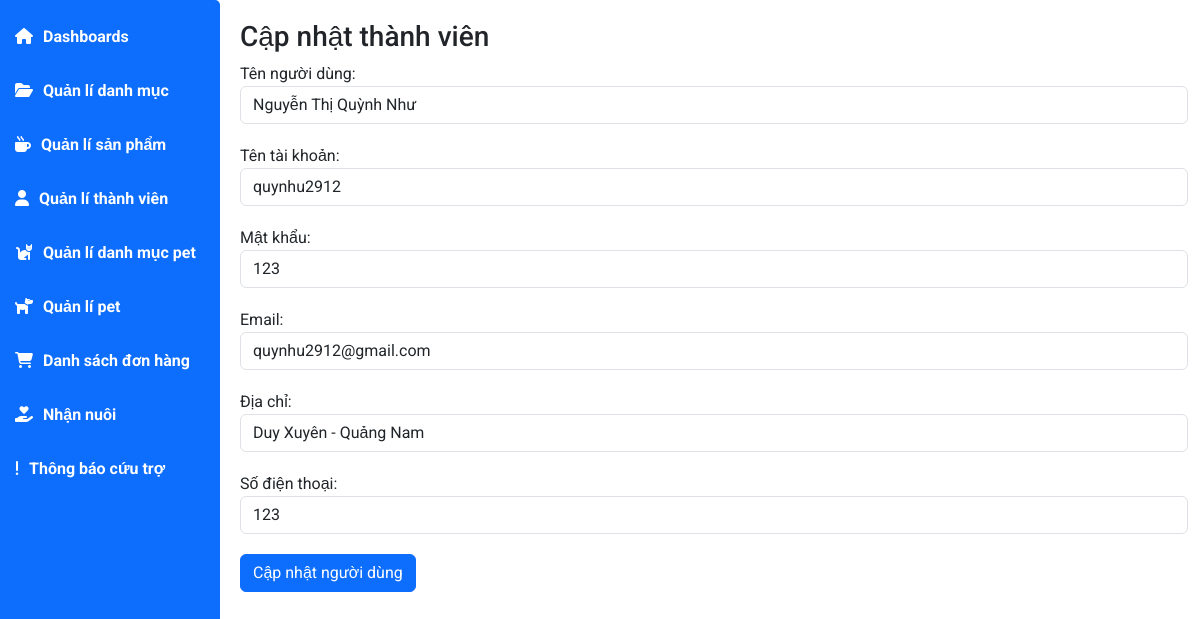
Screenshot of /admin/index.php?act=suauserform&id=3 with the database file from the repository.
### tables this page shows
CREATE TABLE `tbl_user` (
  `idUser` int(11) NOT NULL,
  `tenUser` varchar(255) NOT NULL,
  `accountUser` varchar(255) NOT NULL,
  `passUser` varchar(255) NOT NULL,
  `emailUser` varchar(255) NOT NULL,
  `addressUser` text NOT NULL,
  `telUser` varchar(255) NOT NULL,
  `decen` int(11) NOT NULL
);

### model/pdo.php (called while the page is built, shortened)
<?php
function pdo_get_connection(){
    $dburl = "mysql:host=localhost;dbname=dacs2;charset=utf8";
    $username = 'root';
    $password = '';
    $conn = new PDO($dburl, $username, $password);
    $conn->setAttribute(PDO::ATTR_ERRMODE, PDO::ERRMODE_EXCEPTION);
    return $conn;
}
function pdo_query_one($sql){
    $sql_args = array_slice(func_get_args(), 1);
    try{
        $conn = pdo_get_connection();
        $stmt = $conn->prepare($sql);
        $stmt->execute($sql_args);
        $row = $stmt->fetch(PDO::FETCH_ASSOC);
        return $row;
    }
    catch(PDOException $e){
        throw $e;
    }
    finally{
        unset($conn);
    }
}

### model/taikhoan.php (called while the page is built, shortened)
<?php
function selectUser($iduser){
    $sql="SELECT * FROM tbl_user WHERE idUser='".$iduser."'";
    $sp=pdo_query_one($sql);
    return $sp;
}
?>

### admin/view/taikhoan/userupdate.php (the view, shortened to what this page needs)
<?php
    if(is_array($user)){
        extract($user);
    }
?>
<div class="main-content">
                <h3 class="title-page">
                    Cập nhật thành viên
                </h3>
                <form class="addPro" action="index.php?act=suauser" method="POST" enctype="multipart/form-data">
                    <div class="form-group">
                        <label for="tensp">Tên người dùng:</label>
                        <input type="text" class="form-control" name="tenuser" id="tenuser" value="<?=$tenUser?>">
                    </div>
                    <div class="form-group">
                        <label for="tensp">Tên tài khoản:</label>
                        <input type="text" class="form-control" name="accountuser" id="accountuser" value="<?=$accountUser?>">
                    </div>
                    <div class="form-group">
                        <label for="tensp">Mật khẩu:</label>
                        <input type="text" class="form-control" name="passuser" id="passuser" value="<?=$passUser?>">
                    </div>
                    <div class="form-group">
                        <label for="tensp">Email:</label>
                        <input type="text" class="form-control" name="mailuser" id="mailuser" value="<?=$emailUser?>">
                    </div>
                    <div class="form-group">
                        <label for="tensp">Địa chỉ:</label>
                        <input type="text" class="form-control" name="addressuser" id="addressuser" value="<?=$addressUser?>">
                    </div>
                    <div class="form-group">
                        <label for="tensp">Số điện thoại:</label>
                        <input type="text" class="form-control" name="teluser" id="teluser" value="<?=$telUser?>">
                    </div>
                    <div class="form-group">
                        <input type="submit" name="capnhat" class="btn btn-primary" value="Cập nhật người dùng"></input>
                    </div>
                </form>
            </div>

### admin/view/assets/css/main.css (style rules this page uses)
* { padding: 0; margin: 0; box-sizing: border-box; font-family: 'Roboto', sans-serif; }
body { background-color: #e6e6e6; }
.main-content { padding-left: 240px; padding-bottom: 20px; }
.main-content .title-page { padding-top: 20px; }
.addPro .form-group { margin-bottom: 20px; }

### rows the page displays
tbl_user: tenuser "Nguyễn Thị Quỳnh Như", accountuser "quynhu2912", passuser "123", mailuser "quynhu2912@gmail.com", addressuser "Duy Xuyên - Quảng Nam", teluser "123"
